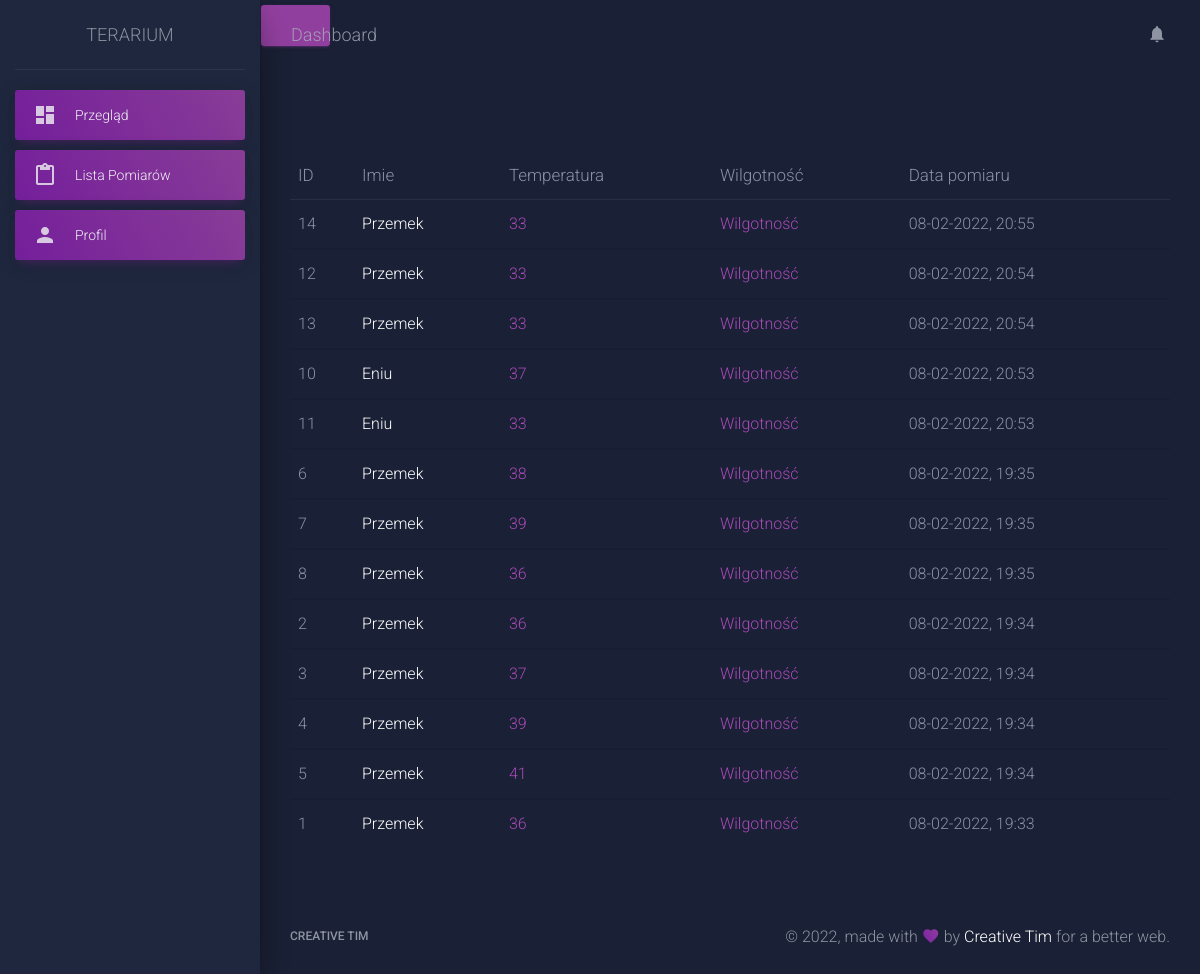
/list (signed in), run on the app's committed database.
### main.py (models this page shows)
class Snake(db.Model):
    __tablename__ = "snake"
    id = db.Column(db.Integer, primary_key=True)
    owner_id = db.Column(db.Integer, db.ForeignKey('users.id'))
    name = db.Column(db.String(50), nullable=False)
    temp = db.Column(db.Integer, nullable=False)
    date = db.Column(db.String(100), nullable=False)

### main.py (the view)
@app.route("/list")
@login_required
def lista():
    user_id = current_user.id
    snakes = Snake.query.filter(Snake.owner_id == user_id).order_by(Snake.date.desc())
    return render_template("list.html", snakes=snakes)

### main.py (called while the page is built)
@login_manager.user_loader
def load_user(user_id):
    return User.query.get(int(user_id))

### templates/list.html
{% include "header.html" %}
<table class="table">
    <thead class=" text-primary">
    <th>
        ID
    </th>
    <th>
        Imie
    </th>
    <th>
        Temperatura
    </th>
    <th>
        Wilgotność
    </th>
    <th>
        Data pomiaru
    </th>
    </thead>
    {% for snake in snakes: %}
    <tbody>
    <tr>
        <td>
            {{ snake.id }}
        </td>
        <td>
            <a href="/snake/" {{ snake.name }}""> {{ snake.name }}
        </td>
        <td class="text-primary">
            {{ snake.temp }}
        </td>
        <td class="text-primary">
            Wilgotność
        </td>
        <td>
            {{ snake.date }}
        </td>
    </tr>
    {% endfor %}
    </tbody>
</table>
{% include "footer.html" %}

### templates/header.html (shortened to what this page needs)
<!DOCTYPE html>
<html lang="en">
<head>
  <link rel="stylesheet" href="https://maxcdn.bootstrapcdn.com/font-awesome/latest/css/font-awesome.min.css">
  <link href="../static/assets/css/material-dashboard.css?v=2.1.0" rel="stylesheet" />
  <link href="../static/assets/demo/demo.css" rel="stylesheet" />
</head>
<body class="dark-edition">
  <div class="wrapper ">
    <div class="sidebar" data-color="purple" data-background-color="black" data-image="../static/assets/img/sidebar-2.jpg">
        <div class="logo">
            <a href="/" class="simple-text logo-normal">
                Terarium
            </a>
        </div>
        <div class="sidebar-wrapper">
            <ul class="nav">
                <li class="nav-item active  ">
                    <a class="nav-link" href="/">
                        <i class="material-icons">dashboard</i>
                        <p>Przegląd</p>
                    </a>
                </li>
                <li class="nav-item active  ">
                    <a class="nav-link" href="/list">
                        <i class="material-icons">content_paste</i>
                        <p>Lista Pomiarów</p>
                    </a>
                </li>
               <li class="nav-item active  ">
            <a class="nav-link" href="">
              <i class="material-icons">person</i>
              <p>Profil</p>
            </a>
          </li>
            </ul>
        </div>
    </div>
    <div class="main-panel">
        <nav class="navbar navbar-expand-lg navbar-transparent navbar-absolute fixed-top ">
            <div class="container-fluid">
                <div class="navbar-wrapper">
                    <a class="navbar-brand" href="/snakes">Dashboard</a>
                </div>
                <div class="collapse navbar-collapse justify-content-end">
                    <ul class="navbar-nav">
                        <li class="nav-item">
                            <a class="nav-link" href="javascript:void(0)">
                                <i class="material-icons">notifications</i>
                            </a>
                        </li>
                    </ul>
                </div>
            </div>
        </nav>
<button data-mdb-toggle="sidenav" data-mdb-target="#sidenav-1" class="btn btn-primary"
  aria-controls="#sidenav-1" aria-haspopup="true">
  <i class="fas fa-bars"></i>
</button>
        <div class="content">
            <div class="container-fluid">

### templates/footer.html (shortened to what this page needs)
 </div>
      </div>
      <footer class="footer">
        <div class="container-fluid">
          <nav class="float-left">
            <ul>
              <li>
                <a href="https://www.creative-tim.com">
                  Creative Tim
                </a>
              </li>
            </ul>
          </nav>
          <div class="copyright float-right">
            &copy;
            , made with <i class="material-icons">favorite</i> by
            <a href="https://www.creative-tim.com" target="_blank">Creative Tim</a> for a better web.
          </div>
        </div>
      </footer>
    </div>
  </div>
</body>
</html>

### data on the page
Snake: id "14", name "Przemek", temp "33", date "08-02-2022, 20:55"
Snake: id "12", name "Przemek", temp "33", date "08-02-2022, 20:54"
Snake: id "13", name "Przemek", temp "33", date "08-02-2022, 20:54"
Snake: id "10", name "Eniu", temp "37", date "08-02-2022, 20:53"
Snake: id "11", name "Eniu", temp "33", date "08-02-2022, 20:53"
Snake: id "6", name "Przemek", temp "38", date "08-02-2022, 19:35"
Snake: id "7", name "Przemek", temp "39", date "08-02-2022, 19:35"
Snake: id "8", name "Przemek", temp "36", date "08-02-2022, 19:35"
Snake: id "2", name "Przemek", temp "36", date "08-02-2022, 19:34"
Snake: id "3", name "Przemek", temp "37", date "08-02-2022, 19:34"
Snake: id "4", name "Przemek", temp "39", date "08-02-2022, 19:34"
Snake: id "5", name "Przemek", temp "41", date "08-02-2022, 19:34"
Snake: id "1", name "Przemek", temp "36", date "08-02-2022, 19:33"
